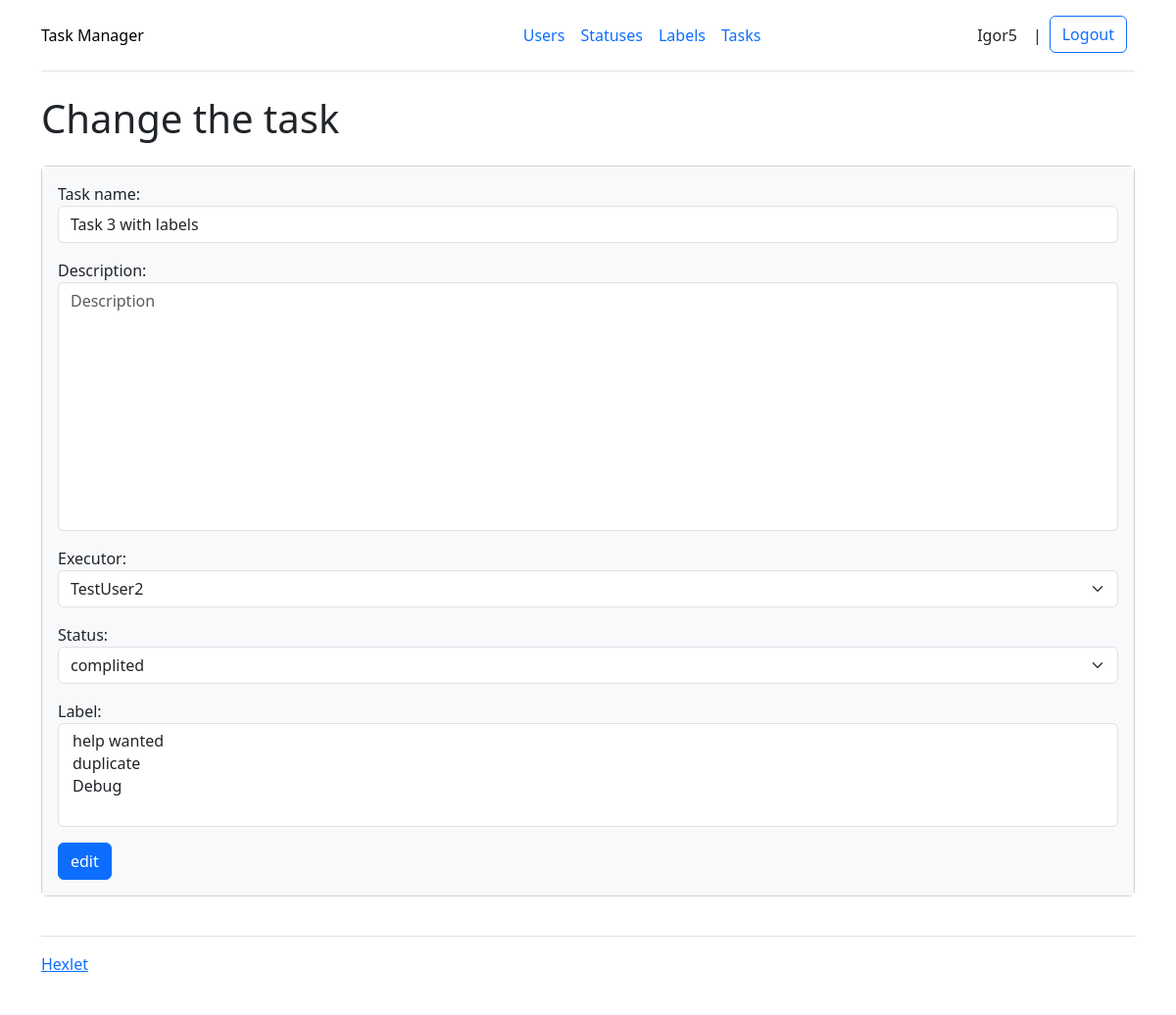
The page /tasks/12/edit/ (signed in) on the database as committed earlier.
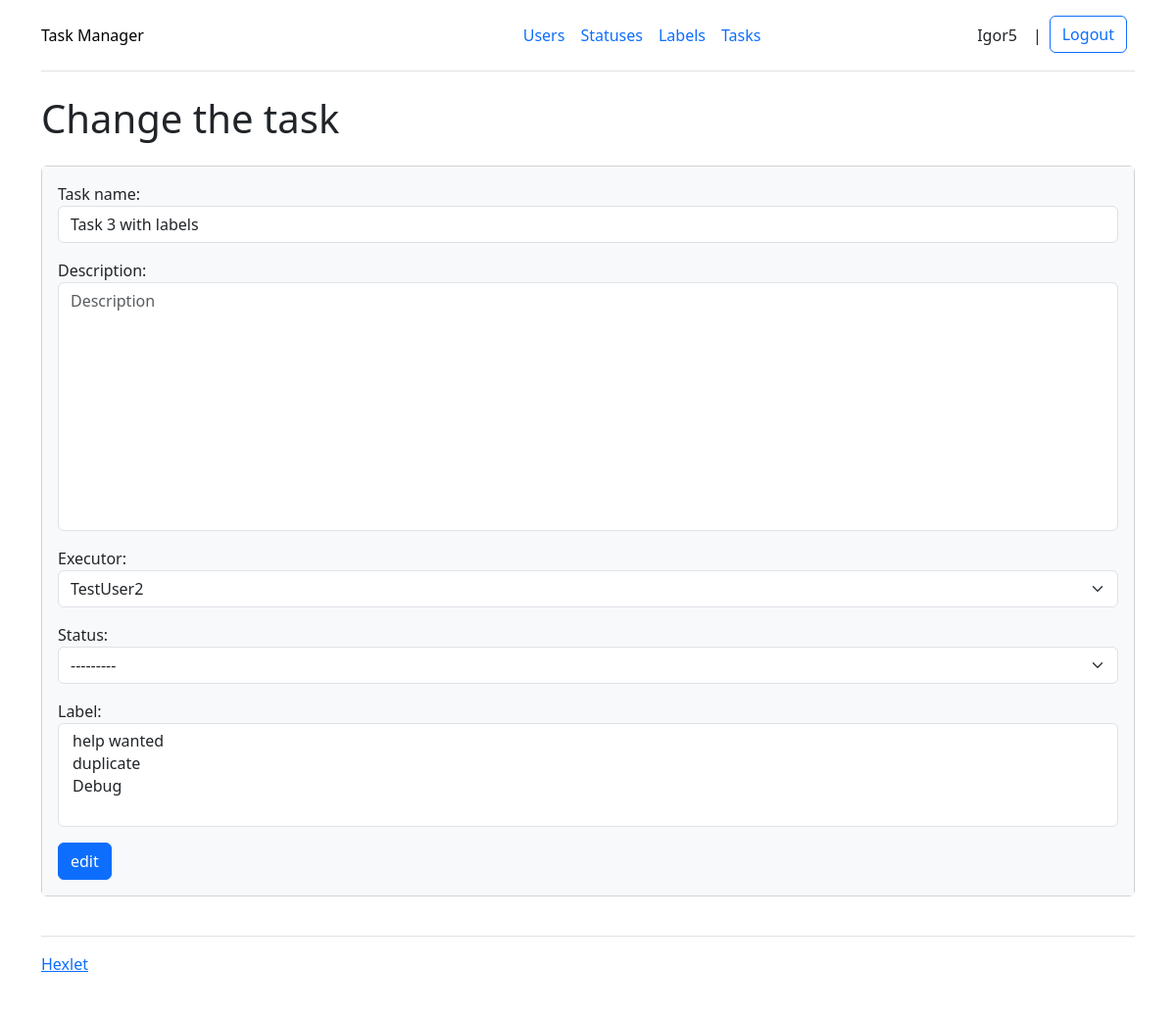
The same page on the database as committed later.
### task_manager/task/models.py (models this page shows)
class Task(models.Model):
    name = models.CharField(max_length=100)
    description = models.TextField(max_length=500, blank=True)
    executor = models.ForeignKey(User, related_name='executor', on_delete=models.PROTECT, null=True)
    status = models.ForeignKey(Status, on_delete=models.PROTECT, null=True)
    author = models.ForeignKey(User, related_name='author', on_delete=models.PROTECT, null=True)
    labels = models.ManyToManyField(Label)
    created_at = models.DateTimeField(auto_now_add=True)
    updated_at = models.DateTimeField(auto_now=True)
    objects = models.Manager

### task_manager/task/views.py (the view)
# urls.py: path('<int:pk>/edit/', views.TaskUpdateView.as_view(), name='tasks_update'),
class TaskUpdateView(LoginRequiredMixinWithMessage, SuccessMessageMixin, UpdateView):
    model = Task
    form_class = TaskForm
    template_name = 'update.html'
    success_url = reverse_lazy('tasks_index')
    success_message = _('The task has been successfully changed')
    login_url = '/login/'
    def get_context_data(self, **kwargs):
        context = super().get_context_data(**kwargs)
        body = {'title': _('Change the task'), 'button_value': _('edit')}
        context['title'] = _('Task Manager – change the task')
        context['body'] = body
        return context

### task_manager/task/forms.py
class TaskForm(ModelForm):
    executors = User.objects.all()
    name = forms.CharField(
        label=_('Task name'),
        widget=forms.TextInput(attrs={'class': 'form-control', 'placeholder': _('Name')}),
    )
    description = forms.CharField(
        label=_('Description'),
        required=False,
        widget=forms.Textarea(attrs={'class': 'form-control', 'style': 'resize:none', 'placeholder': _('Description')}),
    )
    executor = forms.ModelChoiceField(
        queryset=User.objects.all(),
        label=_('Executor'),
        required=False,
        widget=forms.Select(attrs={'class': 'form-select'}),
    )
    status = forms.ModelChoiceField(
        queryset=Status.objects.all(),
        label=_('Status'),
        widget=forms.Select(attrs={'class': 'form-select'}),
    )
    labels = forms.ModelMultipleChoiceField(
        queryset=Label.objects.all(),
        label=_('Label'),
        widget=forms.SelectMultiple(attrs={'class': 'form-select', 'multiply': 'multiply'}),
        required=False,
    )
    class Meta:
        model = Task
        fields = ['name', 'description', 'executor', 'status', 'labels']

### task_manager/label/models.py (called while the page is built)
    def __str__(self):
        return str(self.name)

### task_manager/templates/update.html (shortened to what this page needs)
{% extends "base.html" %}
{% block content %}
<h1 class="my-4">{{ body.title }}</h1>
<form method="post">
    <div class="card mb-3">
        <div class="card-body bg-light">
            <form method="post">
                {{ form.as_p }}
                <button class="btn btn-primary" type="submit">{{ body.button_value }}</button>
            </form>
        </div>
    </div>
</form>
{% endblock %}

Rows that differ between the two databases and show on the page:
changed Task "Task 3 with labels": status "complited" → "---------"
